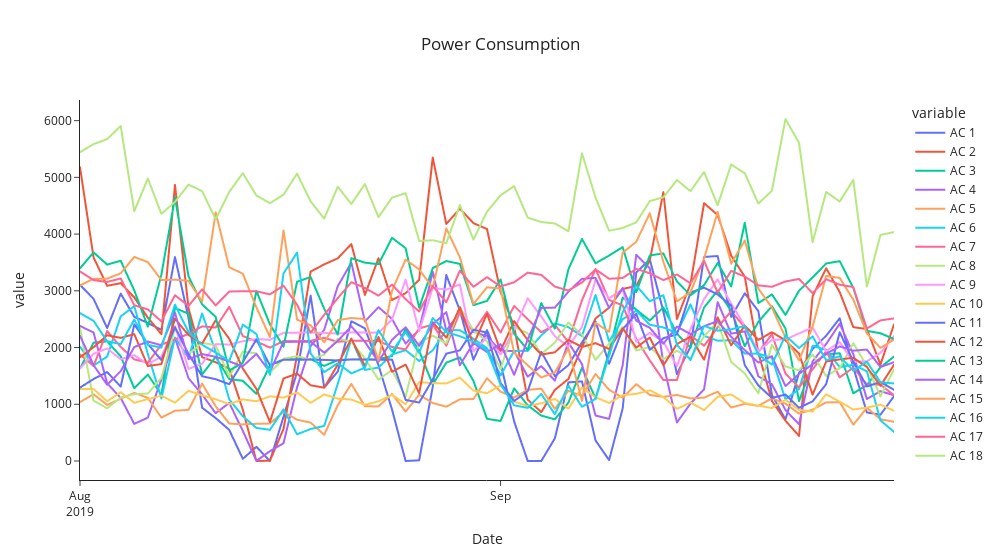

This figure's notebook cell:
### Markdown cell above
As from the above sum of power consumption we can easily predict that "AC 18" was used the most and "AC 5" was used the least.

### Code cell
import plotly.express as px
fig = px.line(Date_wise, x="Date", y=Date_wise.columns,
              hover_data={"Date": "|%B %d, %Y"},
              title='Power Consumption')
fig.update_layout(title_x=0.5,template = 'simple_white',width=1000)
fig.update_xaxes(
    dtick="M1",
    tickformat="%b\n%Y")
fig.show()
